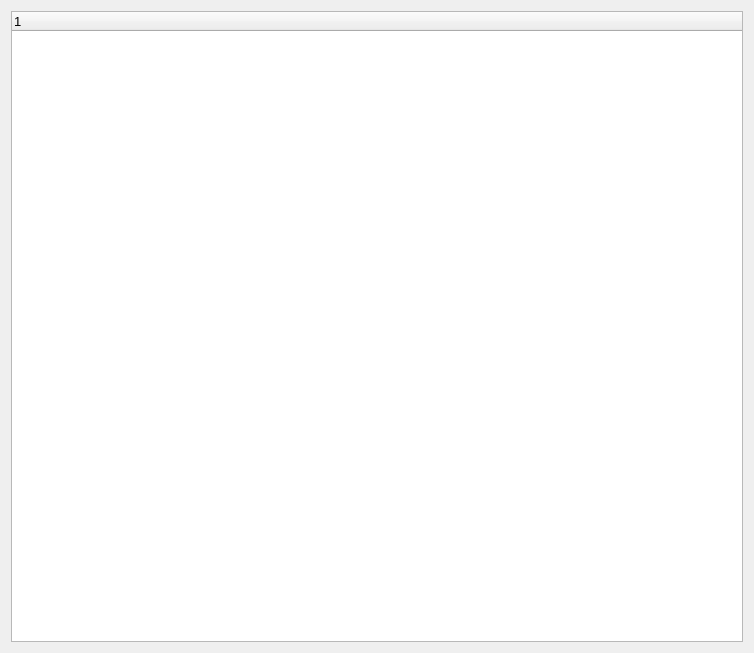
<?xml version="1.0" encoding="UTF-8"?>
<ui version="4.0">
 <class>dialog_vulkan_info</class>
 <widget class="QDialog" name="dialog_vulkan_info">
  <property name="geometry">
   <rect>
    <x>0</x>
    <y>0</y>
    <width>754</width>
    <height>653</height>
   </rect>
  </property>
  <property name="font">
   <font>
    <family>Arial</family>
   </font>
  </property>
  <property name="windowTitle">
   <string>Vulkan Info</string>
  </property>
  <layout class="QVBoxLayout" name="verticalLayout">
   <item>
    <widget class="QTreeWidget" name="treeWidget">
     <property name="font">
      <font>
       <family>Arial</family>
       <pointsize>10</pointsize>
      </font>
     </property>
     <column>
      <property name="text">
       <string notr="true">1</string>
      </property>
     </column>
    </widget>
   </item>
  </layout>
 </widget>
 <resources/>
 <connections/>
</ui>
